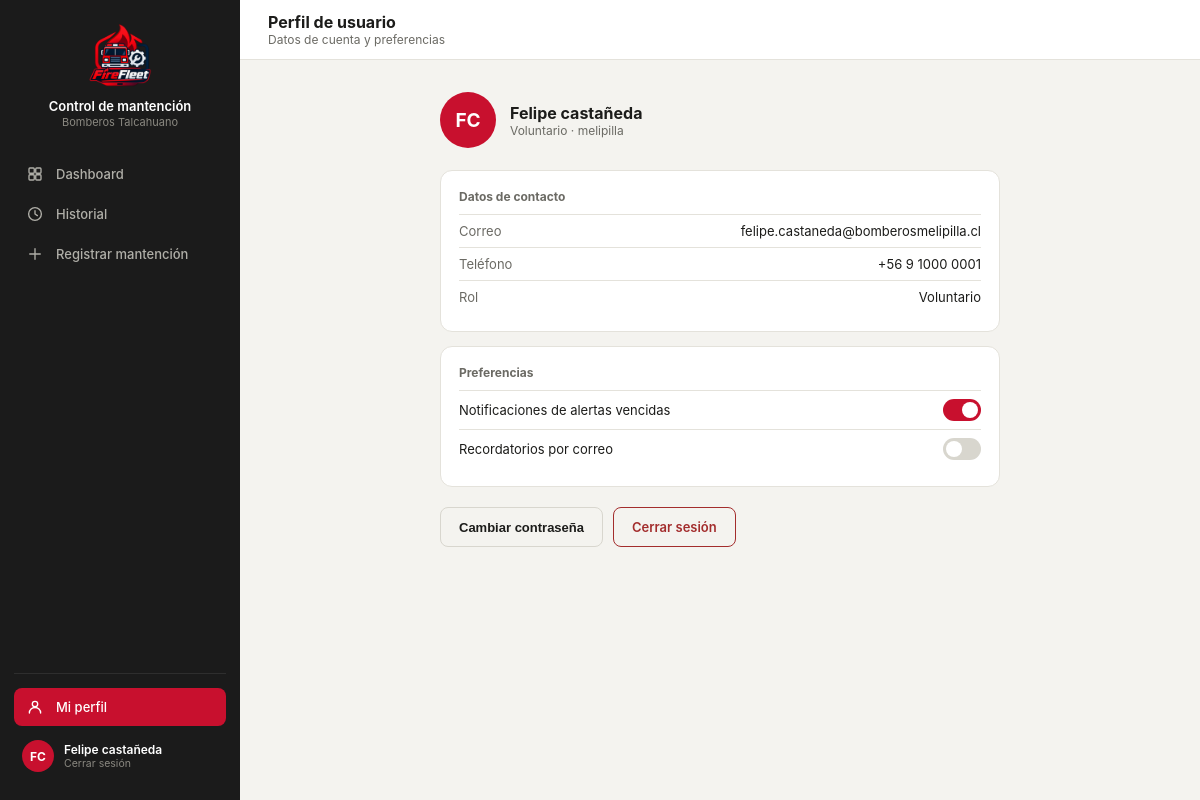
Page /perfil/ (signed in) on the committed database.
### core/models.py (models this page shows, shortened)
class Usuario(models.Model):
    id_user = models.AutoField(primary_key=True)
    user = models.OneToOneField(User, on_delete=models.CASCADE, related_name="perfil", null=True, blank=True)
    nombre = models.CharField(max_length=120)
    rol = models.CharField(max_length=50)
    id_compania = models.ForeignKey(
        Compania, on_delete=models.SET_NULL, null=True, blank=True,
        db_column="id_compania", related_name="usuarios",
    )
    telefono = models.CharField(max_length=30, blank=True, default='')
    class Meta:
        db_table = "usuario"

class Compania(models.Model):
    id_comp = models.AutoField(primary_key=True)
    nombre = models.CharField(max_length=100)
    direccion = models.CharField(max_length=200, blank=True, db_column="dirección")
    telefono = models.CharField(max_length=20, blank=True, db_column="teléfono")
    class Meta:
        db_table = "compania"
        verbose_name_plural = "Compañías"
    def __str__(self):
        return self.nombre

### core/views.py (the view)
# urls.py: path('perfil/', views.perfil, name='perfil'),
@login_required(login_url='index')
def perfil(request):
    perfil_usuario = request.user.perfil
    is_admin = request.user.is_superuser or (perfil_usuario.rol or '').lower() == 'administrador'
    current_user_data = {
        'name': perfil_usuario.nombre,
        'rol': perfil_usuario.rol,
        'comp': str(perfil_usuario.id_compania) if perfil_usuario.id_compania else 'Sin Compañía',
        'initials': ''.join([palabra[0].upper() for palabra in perfil_usuario.nombre.split()[:2]]),
        'email': request.user.email,
        'telefono': perfil_usuario.telefono,
        'isAdmin': is_admin,
    }
    return render(request, 'core/perfil.html', {'current_user': current_user_data})

### core/templates/core/perfil.html (shortened to what this page needs)
{% load static %}
<!DOCTYPE html>
<html lang="es">
<head>
<link rel="stylesheet" href="https://cdnjs.cloudflare.com/ajax/libs/tabler-icons/2.44.0/iconfont/tabler-icons.min.css">
<link rel="stylesheet" href="{% static 'styles.css' %}">
</head>
<body>
<div class="layout">
  <div class="sidebar">
    <div class="sidebar-brand">
      <div class="logo"><img src="/imagenes/logo2.png" alt="Logo Control de mantención"></div>
      <div><p class="t1">Control de mantención</p><p class="t2">Bomberos Talcahuano</p></div>
    </div>
    <a class="nav-item" href="{% url 'dashboard' %}">Dashboard</a>
    <a class="nav-item" href="{% url 'historial' %}"><svg class="nav-icon" viewBox="0 0 24 24" fill="none" stroke="currentColor" stroke-width="1.8" stroke-linecap="round" stroke-linejoin="round"><circle cx="12" cy="12" r="8.5"/><polyline points="12 7.5 12 12 15.2 14.2"/></svg>Historial</a>
    <a class="nav-item" href="{%  url 'registrar'  %}"><svg class="nav-icon" viewBox="0 0 24 24" fill="none" stroke="currentColor" stroke-width="1.8" stroke-linecap="round" stroke-linejoin="round"><line x1="12" y1="5" x2="12" y2="19"/><line x1="5" y1="12" x2="19" y2="12"/></svg>Registrar mantención</a>
    <div class="sidebar-footer">
                <a class="nav-item active" href="{% url 'perfil' %}"><svg class="nav-icon" viewBox="0 0 24 24" fill="none" stroke="currentColor" stroke-width="1.8" stroke-linecap="round" stroke-linejoin="round"><circle cx="12" cy="8" r="3.6"/><path d="M4.5 20c0-4.1 3.4-7.4 7.5-7.4s7.5 3.3 7.5 7.4"/></svg>Mi perfil</a>
    <a class="sidebar-user" href="{% url 'logout' %}" style="margin-top:6px; text-decoration:none;">
        <div class="av"> {{ current_user.initials }}
</div>
        <div><p class="name">{{ current_user.name }}</p><p class="role">Cerrar sesión</p></div>
      </a>
    </div>
  </div>
  <div class="main">
    <div class="topbar">
      <div style="display:flex; align-items:center; gap:12px;">
        <div><h2>Perfil de usuario</h2><p class="crumb">Datos de cuenta y preferencias</p></div>
      </div>
    </div>
    <div class="content">
      <div style="max-width:560px; margin:0 auto;">
        <div style="display:flex; align-items:center; gap:14px; margin-bottom:22px;">
          <div style="width:56px; height:56px; border-radius:50%; background:var(--red); display:flex; align-items:center; justify-content:center; color:#fff; font-size:19px; font-weight:700;"> {{ current_user.initials }}</div>
          <div><p style="font-size:16px; font-weight:700; margin:0;"> {{ current_user.name }}</p><p style="font-size:12px; color:var(--text2); margin:0;">{{ current_user.rol }} · {{ current_user.comp }}</p></div>
        </div>
        <div class="card" style="margin-bottom:14px;">
          <p style="font-size:12px; color:var(--text2); margin:0 0 10px; font-weight:700;">Datos de contacto</p>
          <div style="display:flex; justify-content:space-between; padding:8px 0; border-top:1px solid var(--border); font-size:13px;"><span style="color:var(--text2);">Correo</span><span>{{ current_user.email|default:"Sin registrar" }}</span></div>
          <div style="display:flex; justify-content:space-between; padding:8px 0; border-top:1px solid var(--border); font-size:13px;"><span style="color:var(--text2);">Teléfono</span><span>{{ current_user.telefono|default:"Sin registrar" }}</span></div>
          <div style="display:flex; justify-content:space-between; padding:8px 0; border-top:1px solid var(--border); font-size:13px;"><span style="color:var(--text2);">Rol</span><span>{{ current_user.rol }}</span></div>
        </div>
        <div class="card" style="margin-bottom:20px;">
          <p style="font-size:12px; color:var(--text2); margin:0 0 10px; font-weight:700;">Preferencias</p>
          <div style="display:flex; justify-content:space-between; align-items:center; padding:8px 0; border-top:1px solid var(--border); font-size:13px;">
            <span>Notificaciones de alertas vencidas</span>
            <div style="width:38px; height:22px; border-radius:20px; background:var(--red); position:relative;"><div style="width:16px; height:16px; border-radius:50%; background:#fff; position:absolute; top:3px; right:3px;"></div></div>
          </div>
          <div style="display:flex; justify-content:space-between; align-items:center; padding:8px 0; border-top:1px solid var(--border); font-size:13px;">
            <span>Recordatorios por correo</span>
            <div style="width:38px; height:22px; border-radius:20px; background:#D8D6CE; position:relative;"><div style="width:16px; height:16px; border-radius:50%; background:#fff; position:absolute; top:3px; left:3px;"></div></div>
          </div>
        </div>
        <div style="display:flex; gap:10px;">
          <button class="btn-secondary">Cambiar contraseña</button>
          <a class="btn-secondary" style="border-color:#A32D2D; color:#A32D2D; display:inline-flex; align-items:center;" href="{% url 'logout' %}">Cerrar sesión</a>
        </div>
      </div>
    </div>
  </div>
</div>
</body>
</html>

### core/static/styles.css (style rules this page uses)
:root { --red:#C8102E; --dark:#212121; --darker:#181818; --sidebar-bg:#1B1B1B; --sidebar-hover:#2A2A2A; --input-bg:#fff; --input-border:#D8D6CE; --muted:#8A8880; --amber:#854F0B; --amber-bg:#FDECC8; --green:#0F6E56; --green-bg:#DCEEE8; --danger:#A32D2D; --danger-bg:#F6DCDC; --surface1:#F4F3EF; --surface2:#FFFFFF; --border:#E4E2DB; --text1:#1C1C1A; --text2:#6B6A64; }
* { box-sizing:border-box; -webkit-tap-highlight-color:transparent; }
body { margin:0; font-family:-apple-system,BlinkMacSystemFont,"Segoe UI",Roboto,Helvetica,Arial,sans-serif; background:var(--surface1); color:var(--text1); min-height:100vh; }
.layout { display:flex; min-height:100vh; }
.sidebar { width:240px; background:var(--sidebar-bg); flex-shrink:0; display:flex; flex-direction:column; padding:20px 14px; position:sticky; top:0; height:100vh; }
.sidebar-brand { display:flex; flex-direction:column; align-items:center; text-align:center; gap:10px; padding:4px 8px 26px; }
.sidebar-brand .logo { width:64px; height:64px; display:flex; align-items:center; justify-content:center; flex-shrink:0; overflow:hidden; }
.sidebar-brand .logo img { width:100%; height:100%; object-fit:contain; display:block; }
.sidebar-brand .t1 { color:#fff; font-size:13px; font-weight:600; margin:0; line-height:1.3; }
.sidebar-brand .t2 { color:#8A8880; font-size:11px; margin:0; }
.nav-item { display:flex; align-items:center; gap:12px; padding:10px 12px; border-radius:8px; color:#B0AFA8; font-size:13px; font-weight:500; cursor:pointer; border:none; background:none; width:100%; text-align:left; margin-bottom:2px; text-decoration:none; }
.nav-item .nav-icon { width:18px; height:18px; flex-shrink:0; }
.nav-item.active { background:var(--red); color:#fff; }
.sidebar-footer { margin-top:auto; padding-top:14px; border-top:1px solid #2E2E2E; }
.sidebar-user { display:flex; align-items:center; gap:10px; padding:8px; border-radius:8px; cursor:pointer; }
.sidebar-user .av { width:32px; height:32px; border-radius:50%; background:var(--red); display:flex; align-items:center; justify-content:center; color:#fff; font-size:12px; font-weight:700; flex-shrink:0; }
.sidebar-user .name { color:#fff; font-size:12px; font-weight:600; margin:0; }
.sidebar-user .role { color:#8A8880; font-size:10.5px; margin:0; }
.main { flex:1; min-width:0; }
.topbar { height:60px; background:var(--surface2); border-bottom:1px solid var(--border); display:flex; align-items:center; justify-content:space-between; padding:0 28px; position:sticky; top:0; z-index:10; }
.topbar h2 { font-size:16px; font-weight:700; margin:0; }
.topbar .crumb { font-size:12px; color:var(--text2); margin:0; }
.content { padding:28px 32px; max-width:1200px; margin:0 auto; }
.card { background:var(--surface2); border:1px solid var(--border); border-radius:12px; padding:18px; }
.btn-secondary { background:transparent; border:1px solid var(--input-border); color:var(--text1); height:40px; padding:0 18px; border-radius:8px; font-weight:600; font-size:13px; cursor:pointer; display:inline-flex; align-items:center; justify-content:center; }
a.btn-primary, a.btn-secondary { text-decoration:none; justify-content:center; }
.content { padding: 32px; flex: 1; }

### rows in the picture
Usuario: name "Felipe castañeda", rol "Voluntario", telefono "+56 9 1000 0001"
Compania: comp "melipilla"

### other values in the picture
{{ current_user.initials }} "FC"
{{ current_user.email|default:"Sin registrar" }} "felipe.castaneda@bomberosmelipilla.cl"
